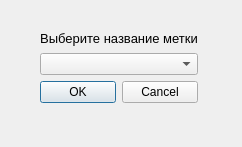
<?xml version="1.0" encoding="UTF-8"?>
<ui version="4.0">
 <class>Dialog</class>
 <widget class="QDialog" name="Dialog">
  <property name="geometry">
   <rect>
    <x>0</x>
    <y>0</y>
    <width>242</width>
    <height>147</height>
   </rect>
  </property>
  <property name="windowTitle">
   <string>Удаление метки</string>
  </property>
  <property name="windowIcon">
   <iconset>
    <normaloff>../../../Downloads/Books_icon-icons.com_76879.png</normaloff>../../../Downloads/Books_icon-icons.com_76879.png</iconset>
  </property>
  <widget class="QWidget" name="">
   <property name="geometry">
    <rect>
     <x>40</x>
     <y>30</y>
     <width>158</width>
     <height>73</height>
    </rect>
   </property>
   <layout class="QVBoxLayout" name="verticalLayout">
    <item>
     <widget class="QLabel" name="status">
      <property name="font">
       <font>
        <pointsize>10</pointsize>
       </font>
      </property>
      <property name="text">
       <string>Выберите название метки</string>
      </property>
      <property name="alignment">
       <set>Qt::AlignCenter</set>
      </property>
     </widget>
    </item>
    <item>
     <widget class="QComboBox" name="tags"/>
    </item>
    <item>
     <widget class="QDialogButtonBox" name="buttonBox">
      <property name="orientation">
       <enum>Qt::Horizontal</enum>
      </property>
      <property name="standardButtons">
       <set>QDialogButtonBox::Cancel|QDialogButtonBox::Ok</set>
      </property>
     </widget>
    </item>
   </layout>
  </widget>
 </widget>
 <resources/>
 <connections/>
</ui>
